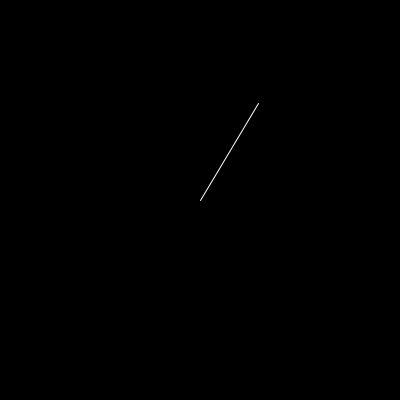
Frame 1 (no input)
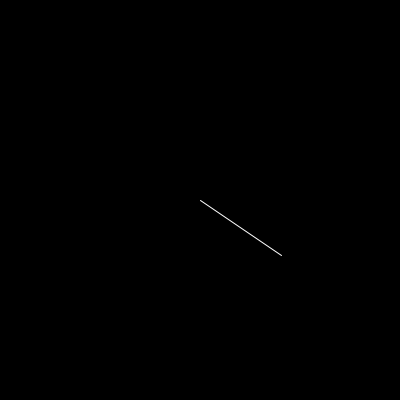
Frame 60 (the mouse pressed at the canvas centre just before this capture)
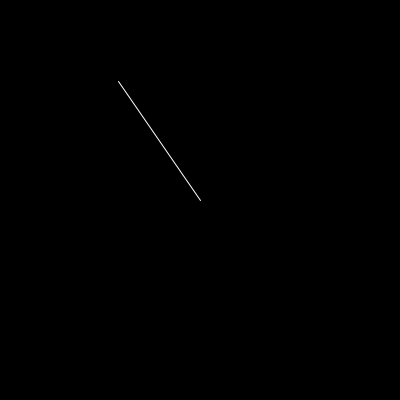
Frame 120 (the mouse held since frame 60 and released just before this capture)

The Processing sketch that drew these frames (run headless with seeded random() and noise(); from frame 60 on, the mouse is pressed at the canvas centre):

// Processing sketch: Challenge_11
// ── Challenge_11.pde
void setup()
{
  size(400,400);
}
void draw()
{
  background(0);
  stroke(255);
  line(200,200,random(400),random(400));
   
   
}
